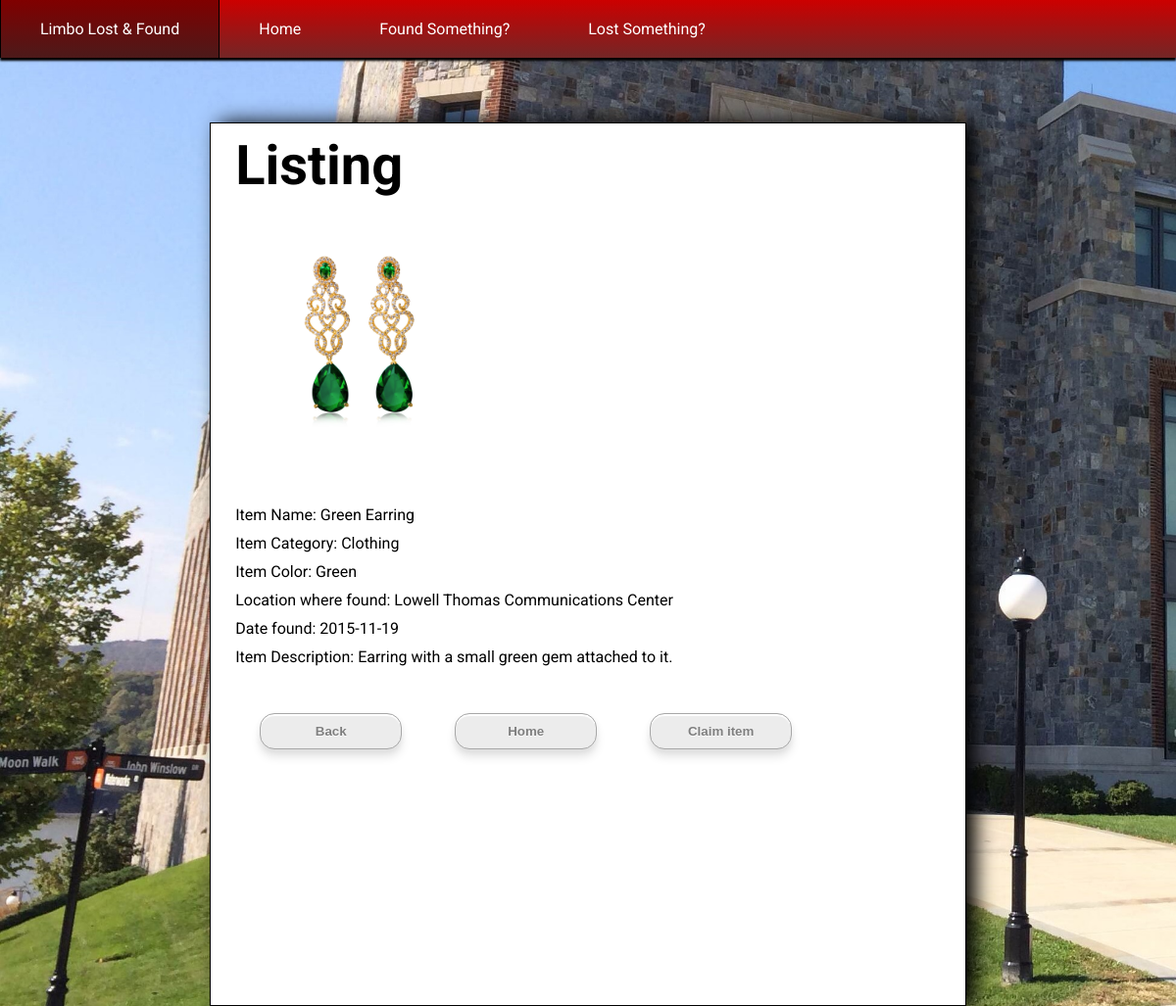
Page /results.php?id=4 on the committed database.
### tables this page shows
CREATE TABLE IF NOT EXISTS stuff(
id INT PRIMARY KEY AUTO_INCREMENT,
item TEXT NOT NULL,
location_id INT NOT NULL,
category SET('Electronics', 'Clothing', 'School Supplies', 'Other') NOT NULL,
color TEXT NOT NULL,
description TEXT NOT NULL,
item_date DATE NOT NULL,
create_date DATE NOT NULL,
update_date DATE NOT NULL,
room TEXT,
uploaderEmail TEXT,
status SET('Found', 'Lost', 'Claimed') NOT NULL,
image TEXT,
FOREIGN KEY (location_id) REFERENCES locations(id)
);

CREATE TABLE IF NOT EXISTS locations(
id INT PRIMARY KEY AUTO_INCREMENT,
create_date DATETIME NOT NULL,
update_date DATETIME NOT NULL,
location_name TEXT NOT NULL);

### includes/helpers.php (the view, shortened to what this page needs)
<?php
function buildEmailButton($dbc, $id){
  $query = 'SELECT status FROM stuff WHERE id =' . $id;
  $results = mysqli_query($dbc , $query);
  if($results){
    while ($row = mysqli_fetch_array($results, MYSQLI_ASSOC)){
        if ($row['status'] == "Found") {
             echo '<button onClick="getEmailAddress(' . $id . ')"/>Claim item</button>';
        } else if ($row['status'] == "Lost") {
             echo '<button onClick="getEmailAddress(' . $id . ')"/>Found this item</button>';
        }
     }
  }
}
function show_listing($dbc, $id) {
  $query = 'SELECT * FROM stuff LEFT JOIN locations ON stuff.location_id=locations.id WHERE stuff.id = ' . $id;
  $results = mysqli_query( $dbc , $query ) ;
  if( $results )
  {
      echo '<H1>Listing</H1>' ;
      if( $row = mysqli_fetch_array( $results , MYSQLI_ASSOC ) )
      {
        echo '<img src="' . $row['image'] . '" style="width:200px; height: auto; margin:50px" />';
        echo '<p>Item Name: ' . $row['item'] . '</p>';
        echo '<p>Item Category: ' . $row['category'] . '</p>';
        echo '<p>Item Color: ' . $row['color'] . '</p>';
        if($row['location_name'])
          echo '<p>Location where ' . strtolower($row['status']) . ': ' . $row['location_name'] . '</p>';
        echo '<p>Date ' . strtolower($row['status']) . ': ' . $row['item_date'] .'</p>';
        echo '<p>Item Description: ' . $row['description'] . '</p>';
      }
  }
}

### templates/sharedStyle.css (style rules this page uses)
html { height: 100%; background-image: url("../images/hancock2-2.jpg"); background-size: cover; background-repeat: no-repeat; background-attachment: fixed; position: relative; font-family: 'Roboto', sans-serif; }
body { height: 100%; }
button { width:125px; padding:5px; }
#mainForm h1, p, h3 { padding-top: 10px; padding-left: 25px; margin-top: 0px; margin-bottom: 0px; }
#mainForm h1 { font-size: 350%; }
button { background: #ECECEC; border-radius: 15px; padding: 10px 20px; display: inline-block; font-family: arial; font-weight: bold; color:#7f7f7f; text-decoration: none; text-shadow:0px 1px 0px #fff; border:1px solid #a7a7a7; width: 145px; margin:0px auto; margin-top:10px; margin-left: 50px; box-shadow: 0px 2px 1px white inset, 0px -2px 8px white, 0px 2px 5px rgba(0, 0, 0, 0.1), 0px 8px 10px rgba(0, 0, 0, 0.1); -webkit-transition:box-shadow 0.5s; }

### rows in the picture
stuff: image (picture), item "Green Earring", category "Clothing", color "Green", status "found", location.location_name "Lowell Thomas Communications Center", item_date "2015-11-19", description "Earring with a small green gem attached to it."
